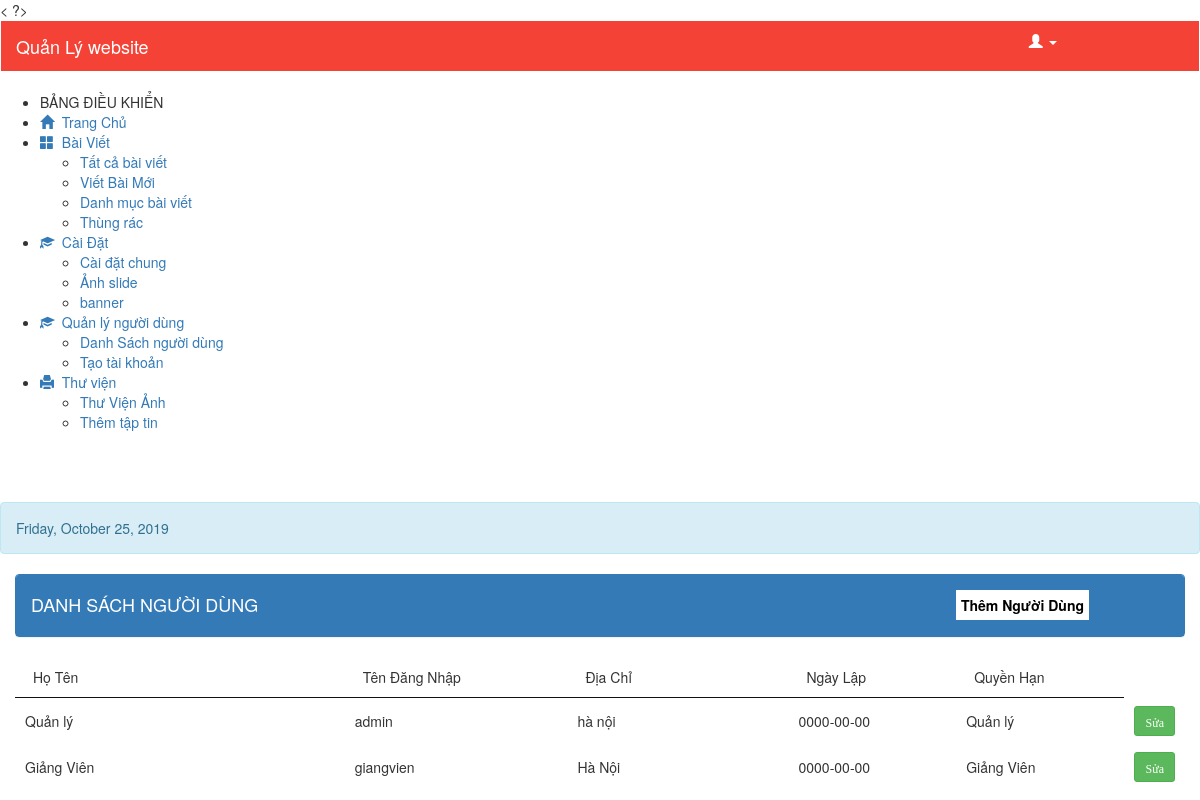
The app's page /danh-sach-nguoi-dung.php (signed in) with its own data.
### tables this page shows
CREATE TABLE `dangnhap` (
  `iddangnhap` int(10) NOT NULL,
  `tendangnhap` varchar(300) NOT NULL,
  `matkhau` varchar(300) NOT NULL,
  `hoten` varchar(300) NOT NULL,
  `diachi` varchar(300) NOT NULL,
  `kichhoat` varchar(50) NOT NULL,
  `ngaylap` date NOT NULL,
  `idphanquyen` int(10) NOT NULL
);

CREATE TABLE `phanquyen` (
  `idphanquyen` int(10) NOT NULL,
  `tenquyen` varchar(300) NOT NULL
);

### danh-sach-nguoi-dung.php (the view, shortened to what this page needs)
<?php include('header.php'); ?>
<link rel="stylesheet" type="text/css" href="css/style2.css">
 <section class="content">
        <div class="container-fluid">
            <div class="row clearfix">
                <div class="col-lg-12 col-md-12 col-sm-12 col-xs-12">
                    <div class="card">
                        <div class = "panel panel-primary">
                            <div class = "panel-heading">
                                <h4>DANH SÁCH NGƯỜI DÙNG</h4>
                                <a href="them-nguoi-dung.php">
                                    <input type="button" value="Thêm Người Dùng" class="print btn-default" style="margin-right: 80px; width: auto;">
                                </a>
                            </div>
                        </div>
                        <div id="print">
                            <div class = "scroll">
                            <div class="body">
                                <table id = "example" class = "stripe" cellspacing = "0" >
                                <thead>
                                    <tr>
                                        <td width="30%">Họ Tên</td>
                                        <td width="20%">Tên Đăng Nhập</td>
                                        <td width="20%">Địa Chỉ</td>
                                        <td width="15%">Ngày Lập</td>
                                        <td width="15%">Quyền Hạn</td>
                                    </tr>
                                </thead>
                                <tbody>
                                  <?php
                                    include('connect.php');
                                    $display = $con->prepare("SELECT dangnhap.iddangnhap,dangnhap.tendangnhap,dangnhap.matkhau,dangnhap.hoten,dangnhap.diachi,dangnhap.ngaylap,phanquyen.idphanquyen,phanquyen.tenquyen FROM dangnhap,phanquyen where dangnhap.idphanquyen= phanquyen.idphanquyen  ORDER BY dangnhap.iddangnhap  ASC");
                                    $display->execute();
                                    $fetch = $display->fetchAll();
                                      foreach($fetch as $key => $row) {
                                  ?>
                                  <tr>
                                  <td><?php echo $row['hoten']; ?></td>
                                  <td><?php echo $row['tendangnhap']; ?></td>
                                  <td><?php echo $row['diachi']; ?></td>
                                  <td><?php echo $row['ngaylap']; ?></td>
                                  <td><?php echo $row['tenquyen'];; ?></td>
                                  <td>
                                    <a class="btn btn-success btn-sm" href="sua-nguoi-dung.php?per_id=<?php echo $row['iddangnhap']?>">
                                      <span class = "glyphicon glyphicon-penci" aria-hidden = "true">Sửa</span>
                                    </a>
                                  </td>
                                </tr>
                                     <?php
                                     } ?>
                                </tbody>
                            </table>
                        </div>
                      </div>
                    </div>
                </div>
             </div>
         </div>
    </div>
</section>
<?php
include("script.php");
?>
        </body>
</html>

### TONDUCTHANG_New/BaiTapLon/admin/assets/css/style.css (style rules this page uses)
.print { float: right; border: 1px solid #4caf50; padding: 2px 10px 2px 10px; text-decoration: none; color: #000; background-color: #f44336; }
.scroll { overflow-x: scroll; }

### TONDUCTHANG_New/BaiTapLon/admin/css/style1.css (style rules this page uses)
a .print { float:right; margin-top: -35px; background-color: #fff; padding: 5px; color: #000; border: none; width: 50px; font-weight: bold; }

### records on screen
dangnhap: hoten "Quản lý", tendangnhap "admin", diachi "hà nội", ngaylap "0000-00-00", idphanquyen.tenquyen "Quản lý"
dangnhap: hoten "Giảng Viên", tendangnhap "giangvien", diachi "Hà Nội", ngaylap "0000-00-00", idphanquyen.tenquyen "Giảng Viên"
